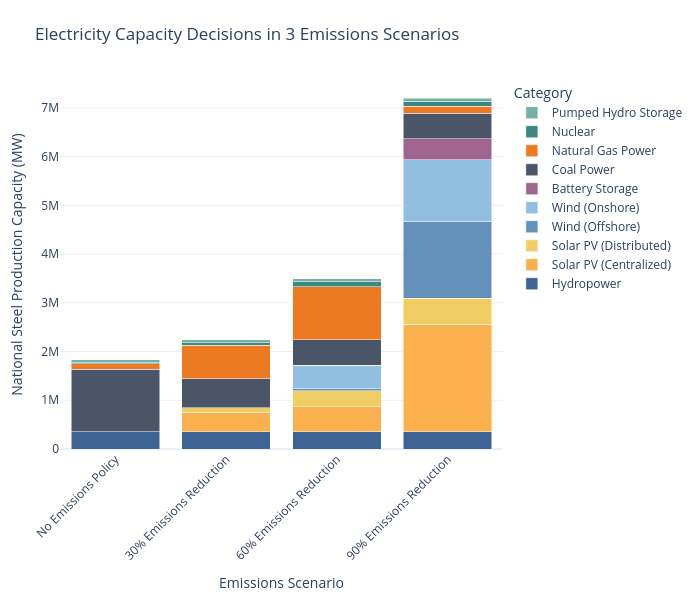

This figure's notebook cell:
### Code cell
plot_stacked_bar(
    consolidate_capacity(elec_df).T,
    scenario_map=scenario_map,
    name_map=tech_name_map,
    color_map=custom_color_map,
    title_name = "Electricity Capacity Decisions in 3 Emissions Scenarios",
    xaxis_name="Emissions Scenario",
    yaxis_name="National Steel Production Capacity (MW)",
    width=700
)

### Figure 1 — Plotly figure (JSON) as saved in the notebook; plotly's stock layout.template omitted (floating-point values rounded to 4 significant figures)
{"data": [{"hovertemplate": "Category=Hydropower<br>Emissions Scenario=%{x}<br>National Steel Production Capacity (MW)=%{y}<extra></extra>", "legendgroup": "Hydropower", "marker": {"color": "#3e6496", "pattern": {"shape": ""}}, "name": "Hydropower", "orientation": "v", "showlegend": true, "textposition": "auto", "type": "bar", "x": ["No Emissions Policy", "30% Emissions Reduction", "60% Emissions Reduction", "90% Emissions Reduction"], "xaxis": "x", "y": [354200.0, 354200.0, 354200.0, 354200.0], "yaxis": "y"}, {"hovertemplate": "Category=Solar PV (Centralized)<br>Emissions Scenario=%{x}<br>National Steel Production Capacity (MW)=%{y}<extra></extra>", "legendgroup": "Solar PV (Centralized)", "marker": {"color": "#fbb04e", "pattern": {"shape": ""}}, "name": "Solar PV (Centralized)", "orientation": "v", "showlegend": true, "textposition": "auto", "type": "bar", "x": ["No Emissions Policy", "30% Emissions Reduction", "60% Emissions Reduction", "90% Emissions Reduction"], "xaxis": "x", "y": [1.327e-19, 403700.0, 510900.0, 2203000.0], "yaxis": "y"}, {"hovertemplate": "Category=Solar PV (Distributed)<br>Emissions Scenario=%{x}<br>National Steel Production Capacity (MW)=%{y}<extra></extra>", "legendgroup": "Solar PV (Distributed)", "marker": {"color": "#f1ce63", "pattern": {"shape": ""}}, "name": "Solar PV (Distributed)", "orientation": "v", "showlegend": true, "textposition": "auto", "type": "bar", "x": ["No Emissions Policy", "30% Emissions Reduction", "60% Emissions Reduction", "90% Emissions Reduction"], "xaxis": "x", "y": [-3.944e-13, 91350.0, 328600.0, 537400.0], "yaxis": "y"}, {"hovertemplate": "Category=Wind (Offshore)<br>Emissions Scenario=%{x}<br>National Steel Production Capacity (MW)=%{y}<extra></extra>", "legendgroup": "Wind (Offshore)", "marker": {"color": "#638fbb", "pattern": {"shape": ""}}, "name": "Wind (Offshore)", "orientation": "v", "showlegend": true, "textposition": "auto", "type": "bar", "x": ["No Emissions Policy", "30% Emissions Reduction", "60% Emissions Reduction", "90% Emissions Reduction"], "xaxis": "x", "y": [1.027e-20, 2.377, 37690.0, 1578000.0], "yaxis": "y"}, {"hovertemplate": "Category=Wind (Onshore)<br>Emissions Scenario=%{x}<br>National Steel Production Capacity (MW)=%{y}<extra></extra>", "legendgroup": "Wind (Onshore)", "marker": {"color": "#90bfe2", "pattern": {"shape": ""}}, "name": "Wind (Onshore)", "orientation": "v", "showlegend": true, "textposition": "auto", "type": "bar", "x": ["No Emissions Policy", "30% Emissions Reduction", "60% Emissions Reduction", "90% Emissions Reduction"], "xaxis": "x", "y": [9.385e-20, 61.63, 483000.0, 1260000.0], "yaxis": "y"}, {"hovertemplate": "Category=Battery Storage<br>Emissions Scenario=%{x}<br>National Steel Production Capacity (MW)=%{y}<extra></extra>", "legendgroup": "Battery Storage", "marker": {"color": "#9f6490", "pattern": {"shape": ""}}, "name": "Battery Storage", "orientation": "v", "showlegend": true, "textposition": "auto", "type": "bar", "x": ["No Emissions Policy", "30% Emissions Reduction", "60% Emissions Reduction", "90% Emissions Reduction"], "xaxis": "x", "y": [2.3e-19, 36.76, 165.8, 429000.0], "yaxis": "y"}, {"hovertemplate": "Category=Coal Power<br>Emissions Scenario=%{x}<br>National Steel Production Capacity (MW)=%{y}<extra></extra>", "legendgroup": "Coal Power", "marker": {"color": "#4a5568", "pattern": {"shape": ""}}, "name": "Coal Power", "orientation": "v", "showlegend": true, "textposition": "auto", "type": "bar", "x": ["No Emissions Policy", "30% Emissions Reduction", "60% Emissions Reduction", "90% Emissions Reduction"], "xaxis": "x", "y": [1285000.0, 587800.0, 524500.0, 524500.0], "yaxis": "y"}, {"hovertemplate": "Category=Natural Gas Power<br>Emissions Scenario=%{x}<br>National Steel Production Capacity (MW)=%{y}<extra></extra>", "legendgroup": "Natural Gas Power", "marker": {"color": "#eb7a23", "pattern": {"shape": ""}}, "name": "Natural Gas Power", "orientation": "v", "showlegend": true, "textposition": "auto", "type": "bar", "x": ["No Emissions Policy", "30% Emissions Reduction", "60% Emissions Reduction", "90% Emissions Reduction"], "xaxis": "x", "y": [111200.0, 692100.0, 1093000.0, 145900.0], "yaxis": "y"}, {"hovertemplate": "Category=Nuclear<br>Emissions Scenario=%{x}<br>National Steel Production Capacity (MW)=%{y}<extra></extra>", "legendgroup": "Nuclear", "marker": {"color": "#3c8782", "pattern": {"shape": ""}}, "name": "Nuclear", "orientation": "v", "showlegend": true, "textposition": "auto", "type": "bar", "x": ["No Emissions Policy", "30% Emissions Reduction", "60% Emissions Reduction", "90% Emissions Reduction"], "xaxis": "x", "y": [19980.0, 49940.0, 100000.0, 100000.0], "yaxis": "y"}, {"hovertemplate": "Category=Pumped Hydro Storage<br>Emissions Scenario=%{x}<br>National Steel Production Capacity (MW)=%{y}<extra></extra>", "legendgroup": "Pumped Hydro Storage", "marker": {"color": "#75afa7", "pattern": {"shape": ""}}, "name": "Pumped Hydro Storage", "orientation": "v", "showlegend": true, "textposition": "auto", "type": "bar", "x": ["No Emissions Policy", "30% Emissions Reduction", "60% Emissions Reduction", "90% Emissions Reduction"], "xaxis": "x", "y": [60460.0, 60460.0, 60460.0, 60460.0], "yaxis": "y"}], "layout": {"barmode": "stack", "height": 600, "legend": {"title": {"text": "Category"}, "tracegroupgap": 0, "traceorder": "reversed"}, "margin": {"b": 80, "l": 60, "r": 60, "t": 80}, "title": {"text": "Electricity Capacity Decisions in 3 Emissions Scenarios"}, "width": 700, "xaxis": {"anchor": "y", "domain": [0, 1], "tickangle": -45, "title": {"text": "Emissions Scenario"}}, "yaxis": {"anchor": "x", "domain": [0, 1], "title": {"text": "National Steel Production Capacity (MW)"}}}}
